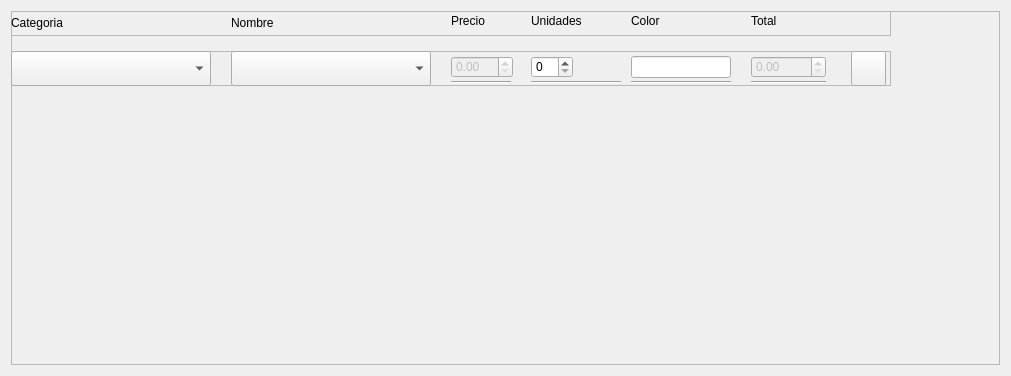
                      <widget class="QWidget" name="scrollAreaWidgetContents">
                       <property name="geometry">
                        <rect>
                         <x>0</x>
                         <y>0</y>
                         <width>1011</width>
                         <height>376</height>
                        </rect>
                       </property>
                       <layout class="QVBoxLayout" name="verticalLayout_5">
                        <item>
                         <widget class="QFrame" name="ventas_scrolling">
                          <property name="minimumSize">
                           <size>
                            <width>0</width>
                            <height>250</height>
                           </size>
                          </property>
                          <property name="frameShape">
                           <enum>QFrame::StyledPanel</enum>
                          </property>
                          <property name="frameShadow">
                           <enum>QFrame::Raised</enum>
                          </property>
                          <widget class="QFrame" name="box_venta_header">
                           <property name="geometry">
                            <rect>
                             <x>0</x>
                             <y>0</y>
                             <width>880</width>
                             <height>25</height>
                            </rect>
                           </property>
                           <property name="styleSheet">
                            <string notr="true"/>
                           </property>
                           <property name="frameShape">
                            <enum>QFrame::StyledPanel</enum>
                           </property>
                           <property name="frameShadow">
                            <enum>QFrame::Raised</enum>
                           </property>
                           <widget class="QLabel" name="label_12">
                            <property name="geometry">
                             <rect>
                              <x>440</x>
                              <y>0</y>
                              <width>61</width>
                              <height>20</height>
                             </rect>
                            </property>
                            <property name="text">
                             <string>Precio</string>
                            </property>
                           </widget>
                           <widget class="QLabel" name="label_13">
                            <property name="geometry">
                             <rect>
                              <x>520</x>
                              <y>0</y>
                              <width>91</width>
                              <height>20</height>
                             </rect>
                            </property>
                            <property name="text">
                             <string>Unidades</string>
                            </property>
                           </widget>
                           <widget class="QLabel" name="label_14">
                            <property name="geometry">
                             <rect>
                              <x>620</x>
                              <y>0</y>
                              <width>100</width>
                              <height>20</height>
                             </rect>
                            </property>
                            <property name="text">
                             <string>Color</string>
                            </property>
                           </widget>
                           <widget class="QLabel" name="label_15">
                            <property name="geometry">
                             <rect>
                              <x>740</x>
                              <y>0</y>
                              <width>75</width>
                              <height>20</height>
                             </rect>
                            </property>
                            <property name="text">
                             <string>Total</string>
                            </property>
                           </widget>
                           <widget class="QLabel" name="label_20">
                            <property name="geometry">
                             <rect>
                              <x>0</x>
                              <y>0</y>
                              <width>201</width>
                              <height>24</height>
                             </rect>
                            </property>
                            <property name="text">
                             <string>Categoria</string>
                            </property>
                           </widget>
                           <widget class="QLabel" name="label_21">
                            <property name="geometry">
                             <rect>
                              <x>220</x>
                              <y>0</y>
                              <width>201</width>
                              <height>24</height>
                             </rect>
                            </property>
                            <property name="text">
                             <string>Nombre</string>
                            </property>
                           </widget>
                          </widget>
                          <widget class="QFrame" name="box_venta_1">
                           <property name="geometry">
                            <rect>
                             <x>0</x>
                             <y>40</y>
                             <width>880</width>
                             <height>35</height>
                            </rect>
                           </property>
                           <property name="styleSheet">
                            <string notr="true"/>
                           </property>
                           <property name="frameShape">
                            <enum>QFrame::StyledPanel</enum>
                           </property>
                           <property name="frameShadow">
                            <enum>QFrame::Raised</enum>
                           </property>
                           <widget class="QDoubleSpinBox" name="venta_precio_1">
                            <property name="enabled">
                             <bool>false</bool>
                            </property>
                            <property name="geometry">
                             <rect>
                              <x>440</x>
                              <y>5</y>
                              <width>62</width>
                              <height>22</height>
                             </rect>
                            </property>
                           </widget>
                           <widget class="QDoubleSpinBox" name="venta_total_1">
                            <property name="enabled">
                             <bool>false</bool>
                            </property>
                            <property name="geometry">
                             <rect>
                              <x>740</x>
                              <y>5</y>
                              <width>75</width>
                              <height>22</height>
                             </rect>
                            </property>
                           </widget>
                           <widget class="QSpinBox" name="venta_unidades_1">
                            <property name="geometry">
                             <rect>
                              <x>520</x>
                              <y>5</y>
                              <width>42</width>
                              <height>22</height>
                             </rect>
                            </property>
                           </widget>
                           <widget class="QPushButton" name="venta_remove_1">
                            <property name="geometry">
                             <rect>
                              <x>840</x>
                              <y>0</y>
                              <width>35</width>
                              <height>35</height>
                             </rect>
                            </property>
                            <property name="cursor">
                             <cursorShape>PointingHandCursor</cursorShape>
                            </property>
                            <property name="text">
                             <string/>
                            </property>
                           </widget>
                           <widget class="Line" name="line_11">
                            <property name="geometry">
                             <rect>
                              <x>740</x>
                              <y>30</y>
                              <width>75</width>
                              <height>2</height>
                             </rect>
                            </property>
                            <property name="orientation">
                             <enum>Qt::Horizontal</enum>
                            </property>
                           </widget>
                           <widget class="QComboBox" name="venta_categoria_producto_1">
                            <property name="geometry">
                             <rect>
                              <x>0</x>
                              <y>0</y>
                              <width>200</width>
                              <height>35</height>
                             </rect>
                            </property>
                            <property name="cursor">
                             <cursorShape>PointingHandCursor</cursorShape>
                            </property>
                           </widget>
                           <widget class="QComboBox" name="venta_nombre_producto_1">
                            <property name="geometry">
                             <rect>
                              <x>220</x>
                              <y>0</y>
                              <width>200</width>
                              <height>35</height>
                             </rect>
                            </property>
                            <property name="cursor">
                             <cursorShape>PointingHandCursor</cursorShape>
                            </property>
                           </widget>
                           <widget class="Line" name="line_12">
                            <property name="geometry">
                             <rect>
                              <x>520</x>
                              <y>30</y>
                              <width>90</width>
                              <height>2</height>
                             </rect>
                            </property>
                            <property name="orientation">
                             <enum>Qt::Horizontal</enum>
                            </property>
                           </widget>
                           <widget class="Line" name="line_13">
                            <property name="geometry">
                             <rect>
                              <x>440</x>
                              <y>30</y>
                              <width>60</width>
                              <height>2</height>
                             </rect>
                            </property>
                            <property name="orientation">
                             <enum>Qt::Horizontal</enum>
                            </property>
                           </widget>
                           <widget class="Line" name="line_14">
                            <property name="geometry">
                             <rect>
                              <x>620</x>
                              <y>30</y>
                              <width>100</width>
                              <height>2</height>
                             </rect>
                            </property>
                            <property name="orientation">
                             <enum>Qt::Horizontal</enum>
                            </property>
                           </widget>
                           <widget class="QLineEdit" name="venta_color_1">
                            <property name="geometry">
                             <rect>
                              <x>620</x>
                              <y>5</y>
                              <width>100</width>
                              <height>22</height>
                             </rect>
                            </property>
                            <property name="text">
                             <string/>
                            </property>
                           </widget>
                          </widget>
                         </widget>
                        </item>
                       </layout>
                      </widget>
